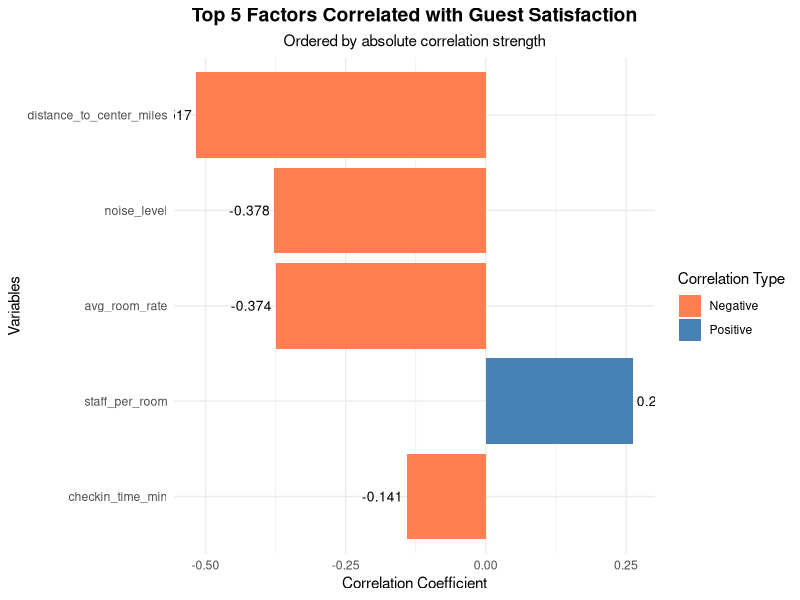
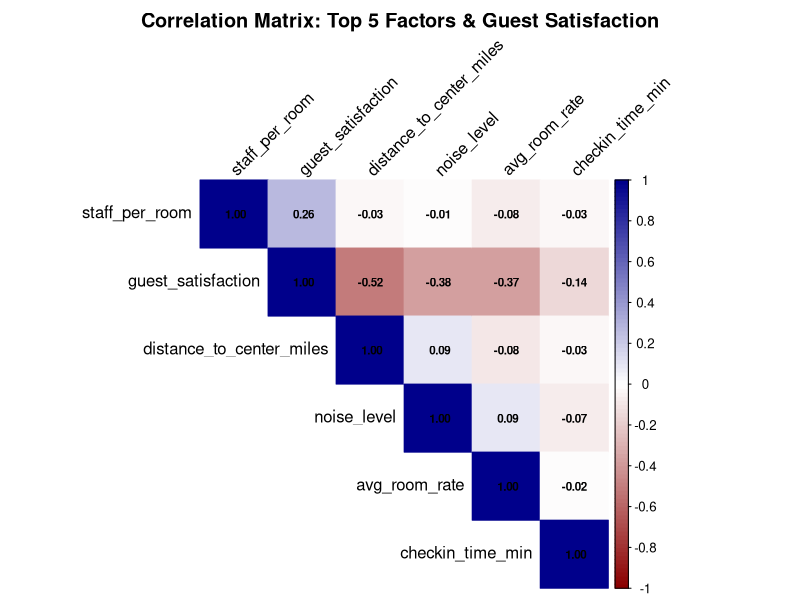
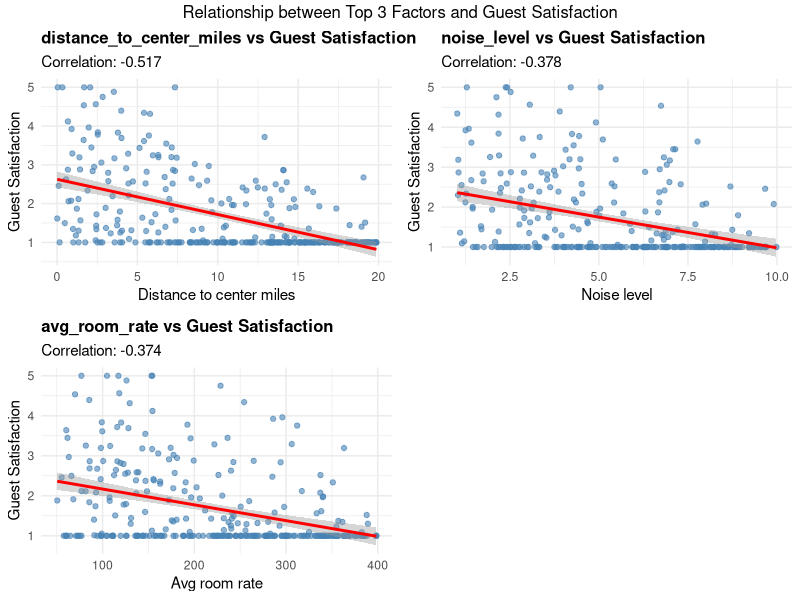
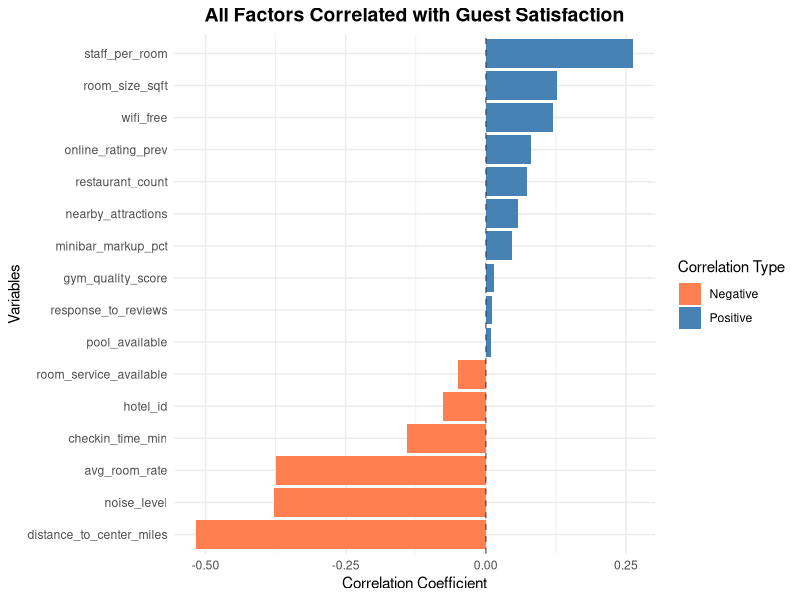

These charts were generated, in order, by the following R code:
# Load required libraries
library(tidyverse)
library(corrplot)
library(ggplot2)

# Read the data
hotel_data <- read.csv("hotel.csv")

# Remove the first unnamed column (appears to be an index)
hotel_data <- hotel_data[, -1]

# Calculate correlations with guest_satisfaction
# Remove guest_satisfaction itself from the correlation calculation
correlations <- cor(hotel_data[, -ncol(hotel_data)], 
                    hotel_data$guest_satisfaction, 
                    use = "complete.obs")

# Create a data frame with correlation results
cor_df <- data.frame(
  variable = rownames(correlations),
  correlation = correlations[, 1]
) %>%
  arrange(desc(abs(correlation)))

# Get top 5 factors by absolute correlation
top_5_factors <- cor_df %>%
  head(5)

# Print the top 5 factors
cat("Top 5 Factors Correlated with Guest Satisfaction:\n")
print(top_5_factors)

# Visualization 1: Bar plot of top 5 factors
p1 <- ggplot(top_5_factors, aes(x = reorder(variable, abs(correlation)), 
                                y = correlation, 
                                fill = correlation > 0)) +
  geom_bar(stat = "identity") +
  coord_flip() +
  scale_fill_manual(values = c("FALSE" = "coral", "TRUE" = "steelblue"),
                    labels = c("Negative", "Positive"),
                    name = "Correlation Type") +
  labs(title = "Top 5 Factors Correlated with Guest Satisfaction",
       x = "Variables",
       y = "Correlation Coefficient",
       subtitle = "Ordered by absolute correlation strength") +
  theme_minimal() +
  theme(plot.title = element_text(hjust = 0.5, size = 14, face = "bold"),
        plot.subtitle = element_text(hjust = 0.5)) +
  geom_text(aes(label = round(correlation, 3)), 
            hjust = ifelse(top_5_factors$correlation > 0, -0.1, 1.1),
            size = 3.5)

print(p1)

# Visualization 2: Correlation matrix heatmap of top factors + guest_satisfaction
top_vars <- c(top_5_factors$variable, "guest_satisfaction")
cor_matrix <- cor(hotel_data[, top_vars], use = "complete.obs")

# Create a more detailed correlation plot
par(mfrow = c(1, 1))
corrplot(cor_matrix, 
         method = "color", 
         type = "upper", 
         order = "hclust",
         tl.col = "black", 
         tl.srt = 45,
         addCoef.col = "black",
         number.cex = 0.7,
         col = colorRampPalette(c("darkred", "white", "darkblue"))(100),
         title = "Correlation Matrix: Top 5 Factors & Guest Satisfaction",
         mar = c(0, 0, 2, 0))

# Visualization 3: Scatter plots of top 3 factors vs guest satisfaction
top_3 <- top_5_factors$variable[1:3]

# Create scatter plots for top 3 factors
plots <- list()
for(i in 1:3) {
  var_name <- top_3[i]
  cor_val <- top_5_factors$correlation[i]
  
  p <- ggplot(hotel_data, aes_string(x = var_name, y = "guest_satisfaction")) +
    geom_point(alpha = 0.6, color = "steelblue") +
    geom_smooth(method = "lm", se = TRUE, color = "red") +
    labs(title = paste(var_name, "vs Guest Satisfaction"),
         subtitle = paste("Correlation:", round(cor_val, 3)),
         x = gsub("_", " ", str_to_title(var_name)),
         y = "Guest Satisfaction") +
    theme_minimal() +
    theme(plot.title = element_text(size = 12, face = "bold"))
  
  plots[[i]] <- p
}

# Arrange the scatter plots
library(gridExtra)
grid.arrange(grobs = plots, ncol = 2, 
             top = "Relationship between Top 3 Factors and Guest Satisfaction")

# Additional analysis: Show all correlations in descending order
cat("\n\nAll Variables Ranked by Correlation with Guest Satisfaction:\n")
print(cor_df %>% mutate(correlation = round(correlation, 4)))

# Create a comprehensive correlation plot for all variables
p4 <- ggplot(cor_df, aes(x = reorder(variable, correlation), 
                         y = correlation,
                         fill = correlation > 0)) +
  geom_bar(stat = "identity") +
  coord_flip() +
  scale_fill_manual(values = c("FALSE" = "coral", "TRUE" = "steelblue"),
                    labels = c("Negative", "Positive"),
                    name = "Correlation Type") +
  labs(title = "All Factors Correlated with Guest Satisfaction",
       x = "Variables",
       y = "Correlation Coefficient") +
  theme_minimal() +
  theme(plot.title = element_text(hjust = 0.5, size = 14, face = "bold")) +
  geom_hline(yintercept = 0, linetype = "dashed", alpha = 0.5)

print(p4)